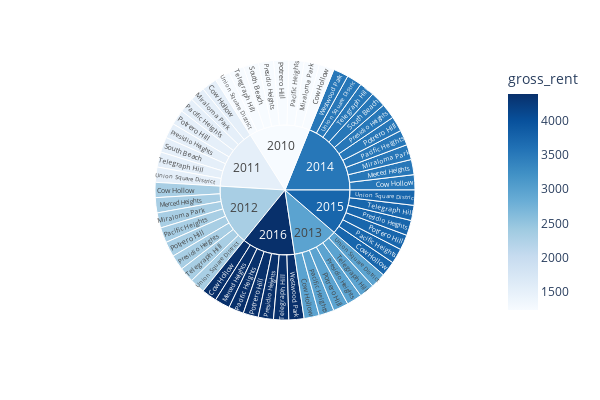

The code cell stored with this chart in its notebook:
### Markdown cell above
### Create a sunburst chart to conduct a costs analysis of most expensive neighborhoods in San Francisco per year

### Code cell
# Sunburst Plot
plot = px.sunburst(
    df_expensive_neighborhoods_per_year,
    path=['year', 'neighborhood'],
    color='gross_rent',
    color_continuous_scale='Blues',
    width=600,
    height=400
)

plot.show()

### Figure 1 — Plotly figure (JSON) as saved in the notebook; plotly's stock layout.template omitted (floating-point values rounded to 4 significant figures)
{"data": [{"branchvalues": "total", "customdata": [[1239], [1530], [2324], [2971], [3528], [3739], [4390], [2324], [3528], [4390], [1239], [1530], [2324], [3528], [1239], [1530], [2324], [2971], [3528], [3739], [4390], [1239], [1530], [2324], [2971], [3528], [3739], [4390], [1239], [1530], [2324], [2971], [3528], [3739], [4390], [1239], [1530], [3528], [1239], [1530], [2324], [2971], [3528], [3739], [4390], [1239], [1530], [2324], [2971], [3528], [3739], [3528], [4390], [1239], [1530], [2324], [2971], [3528], [3739], [4390]], "domain": {"x": [0, 1], "y": [0, 1]}, "hovertemplate": "labels=%{label}<br>count=%{value}<br>parent=%{parent}<br>id=%{id}<br>gross_rent=%{color}<extra></extra>", "ids": ["2010/Cow Hollow", "2011/Cow Hollow", "2012/Cow Hollow", "2013/Cow Hollow", "2014/Cow Hollow", "2015/Cow Hollow", "2016/Cow Hollow", "2012/Merced Heights", "2014/Merced Heights", "2016/Merced Heights", "2010/Miraloma Park", "2011/Miraloma Park", "2012/Miraloma Park", "2014/Miraloma Park", "2010/Pacific Heights", "2011/Pacific Heights", "2012/Pacific Heights", "2013/Pacific Heights", "2014/Pacific Heights", "2015/Pacific Heights", "2016/Pacific Heights", "2010/Potrero Hill", "2011/Potrero Hill", "2012/Potrero Hill", "2013/Potrero Hill", "2014/Potrero Hill", "2015/Potrero Hill", "2016/Potrero Hill", "2010/Presidio Heights", "2011/Presidio Heights", "2012/Presidio Heights", "2013/Presidio Heights", "2014/Presidio Heights", "2015/Presidio Heights", "2016/Presidio Heights", "2010/South Beach", "2011/South Beach", "2014/South Beach", "2010/Telegraph Hill", "2011/Telegraph Hill", "2012/Telegraph Hill", "2013/Telegraph Hill", "2014/Telegraph Hill", "2015/Telegraph Hill", "2016/Telegraph Hill", "2010/Union Square District", "2011/Union Square District", "2012/Union Square District", "2013/Union Square District", "2014/Union Square District", "2015/Union Square District", "2014/Westwood Park", "2016/Westwood Park", "2010", "2011", "2012", "2013", "2014", "2015", "2016"], "labels": ["Cow Hollow", "Cow Hollow", "Cow Hollow", "Cow Hollow", "Cow Hollow", "Cow Hollow", "Cow Hollow", "Merced Heights", "Merced Heights", "Merced Heights", "Miraloma Park", "Miraloma Park", "Miraloma Park", "Miraloma Park", "Pacific Heights", "Pacific Heights", "Pacific Heights", "Pacific Heights", "Pacific Heights", "Pacific Heights", "Pacific Heights", "Potrero Hill", "Potrero Hill", "Potrero Hill", "Potrero Hill", "Potrero Hill", "Potrero Hill", "Potrero Hill", "Presidio Heights", "Presidio Heights", "Presidio Heights", "Presidio Heights", "Presidio Heights", "Presidio Heights", "Presidio Heights", "South Beach", "South Beach", "South Beach", "Telegraph Hill", "Telegraph Hill", "Telegraph Hill", "Telegraph Hill", "Telegraph Hill", "Telegraph Hill", "Telegraph Hill", "Union Square District", "Union Square District", "Union Square District", "Union Square District", "Union Square District", "Union Square District", "Westwood Park", "Westwood Park", "2010", "2011", "2012", "2013", "2014", "2015", "2016"], "marker": {"coloraxis": "coloraxis", "colors": [1239, 1530, 2324, 2971, 3528, 3739, 4390, 2324, 3528, 4390, 1239, 1530, 2324, 3528, 1239, 1530, 2324, 2971, 3528, 3739, 4390, 1239, 1530, 2324, 2971, 3528, 3739, 4390, 1239, 1530, 2324, 2971, 3528, 3739, 4390, 1239, 1530, 3528, 1239, 1530, 2324, 2971, 3528, 3739, 4390, 1239, 1530, 2324, 2971, 3528, 3739, 3528, 4390, 1239, 1530, 2324, 2971, 3528, 3739, 4390]}, "name": "", "parents": ["2010", "2011", "2012", "2013", "2014", "2015", "2016", "2012", "2014", "2016", "2010", "2011", "2012", "2014", "2010", "2011", "2012", "2013", "2014", "2015", "2016", "2010", "2011", "2012", "2013", "2014", "2015", "2016", "2010", "2011", "2012", "2013", "2014", "2015", "2016", "2010", "2011", "2014", "2010", "2011", "2012", "2013", "2014", "2015", "2016", "2010", "2011", "2012", "2013", "2014", "2015", "2014", "2016", "", "", "", "", "", "", ""], "type": "sunburst", "values": [1, 1, 1, 1, 1, 1, 1, 1, 1, 1, 1, 1, 1, 1, 1, 1, 1, 1, 1, 1, 1, 1, 1, 1, 1, 1, 1, 1, 1, 1, 1, 1, 1, 1, 1, 1, 1, 1, 1, 1, 1, 1, 1, 1, 1, 1, 1, 1, 1, 1, 1, 1, 1, 8, 8, 8, 6, 10, 6, 7]}], "layout": {"coloraxis": {"colorbar": {"title": {"text": "gross_rent"}}, "colorscale": [[0, "rgb(247,251,255)"], [0.125, "rgb(222,235,247)"], [0.25, "rgb(198,219,239)"], [0.375, "rgb(158,202,225)"], [0.5, "rgb(107,174,214)"], [0.625, "rgb(66,146,198)"], [0.75, "rgb(33,113,181)"], [0.875, "rgb(8,81,156)"], [1, "rgb(8,48,107)"]]}, "height": 400, "legend": {"tracegroupgap": 0}, "margin": {"t": 60}, "width": 600}}
